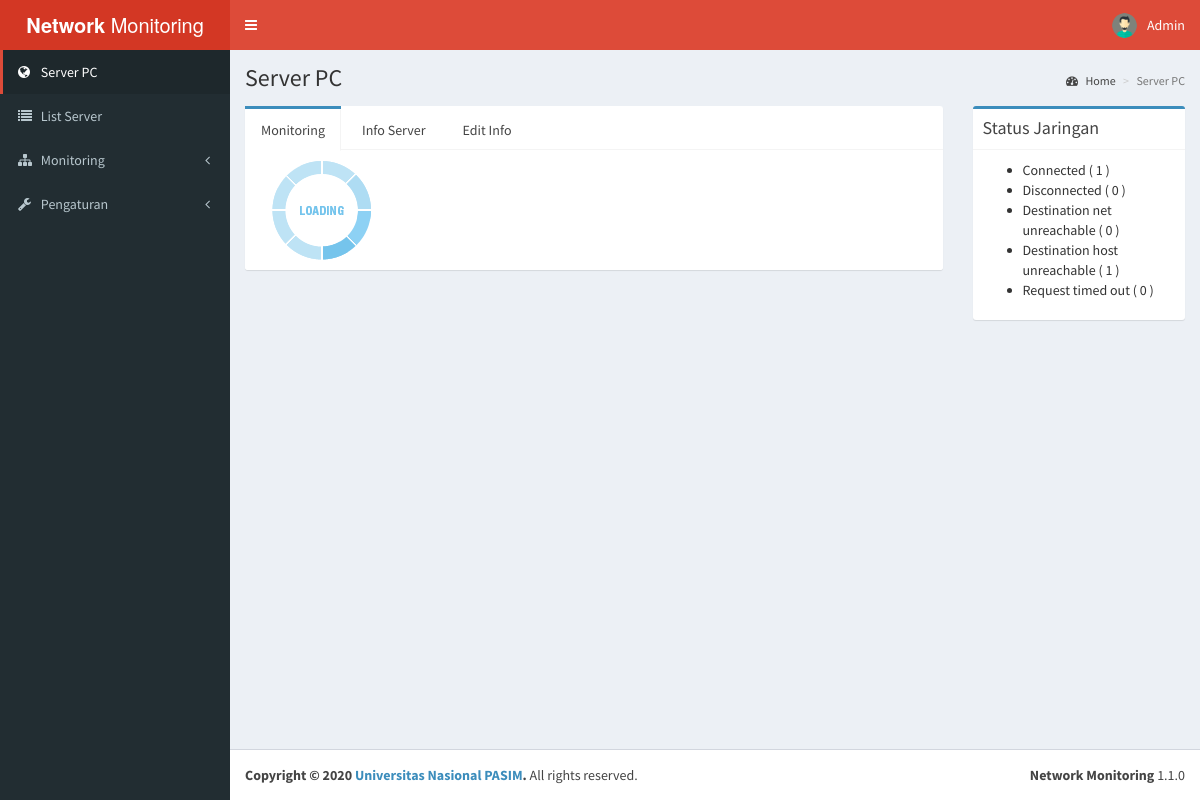
Page /home (signed in) on the committed database.
### tables this page shows
CREATE TABLE `user` (
  `id_user` int(10) NOT NULL,
  `email_user` varchar(255) NOT NULL,
  `pwd_user` varchar(255) NOT NULL,
  `name_user` varchar(255) NOT NULL
);

CREATE TABLE `blok` (
  `id_blok` int(50) NOT NULL,
  `name_blok` varchar(255) NOT NULL,
  `telp_blok` varchar(100) NOT NULL,
  `add_blok` longtext NOT NULL,
  `sum_client` int(100) NOT NULL,
  `pusat_client` varchar(100) NOT NULL
);

### view/layout/header.php (shortened to what this page needs)
<?php
$query_us = $conn->query("SELECT*FROM user WHERE id_user='$_SESSION[id]'");
$admin = $query_us->fetch_assoc();
$admin_name = $admin['name_user'];
 ?>
        <a href="home" class="logo">
          <span class="logo-lg"><b>Network</b> Monitoring</span>
        </a>
        <nav class="navbar navbar-static-top" role="navigation">
          <a href="#" class="sidebar-toggle" data-toggle="offcanvas" role="button">
          </a>
          <div class="navbar-custom-menu">
            <ul class="nav navbar-nav">
              <li class="dropdown user user-menu">
                <a href="#" class="dropdown-toggle" data-toggle="dropdown">
                  <img src="asset/dist/img/user2-160x160.jpg" class="user-image" alt="User Image">
                  <span class="hidden-xs"><?php echo $admin_name; ?></span>
                </a>
              </li>
            </ul>
          </div>
        </nav>

### view/layout/sidebar.php (shortened to what this page needs)
<ul class="sidebar-menu">
<?php
    $d_blokx=$conn->query("SELECT (name_blok) FROM blok WHERE pusat_client='1'")->fetch_assoc();
    $nama_blok = $d_blokx['name_blok'];
    $link = array("home", "stasiun", "#", "#");
    $nama = array("$nama_blok", "List Server", "Monitoring", "Pengaturan");
    $icon = array("fa fa-globe", "fa fa-list","fa fa-sitemap", "fa fa-wrench");
    for ($i=0; $i <= count($link)-1 ; $i++) {
      if (strcmp($page, "$link[$i]")==0) {
            $status_l = " class='active'";
          } else {
            $status_l = "";
          }
      if ($nama[$i] === "Monitoring") {
        $right_icon = "<i class='fa fa-angle-left pull-right'></i>";
        $menu_d = "<ul class='treeview-menu'>";
      } elseif ($nama[$i] === "Pengaturan") {
        $right_icon = "<i class='fa fa-angle-left pull-right'></i>";
        $menu_d = "<ul class='treeview-menu'>
        <li>
            <a class='active' href='./log'>Log Laporan Email</a>
        </li>
        <li>
            <a class='active' href='./add_client'>Add Client</a>
        </li>
        <li>
            <a class='active' href='./add_stasiun'>Add Server</a>
        </li>
        <li>
            <a href='./asset/proses.php?logout'>Logout</a>
        </li>
        </ul>";
      } else {
        $right_icon = "";
        $menu_d = "";
      }
      echo "<li $status_l>
              <a href='$link[$i]'>
              <i class='$icon[$i]'></i> <span>$nama[$i]</span> $right_icon
              </a> $menu_d";
              if ($nama[$i]==="Monitoring") {
                if ($conn->query("SELECT*FROM client")->num_rows!==0) {
                  $query_blok=$conn->query("SELECT*FROM blok ORDER BY id_blok ASC");
                  } else {
                      echo "<li><a href='#'>Belum ada data</a></li>";
                  }
              echo "</ul>";
              }
      echo "
            </li>";
    }
 ?>
 </ul>

### view/layout/content.php (shortened to what this page needs)
<?php
    if (strcmp($page, "home")==0) {
        $d_blok=$conn->query("SELECT (name_blok) FROM blok WHERE pusat_client='1'")->fetch_assoc();
        $judul = $d_blok['name_blok'];
        $pantau = 1;
        $halaman = "./view/beranda.php";
      }  else {
        $notif = 'false';
        $pantau = 0;
        $judul = "";
        $halaman = "./view/404.php";
      }
?>
        <section class="content-header">
          <h1>
            <?php echo $judul; ?>
          </h1>
          <ol class="breadcrumb">
            <li><a href="#"><i class="fa fa-dashboard"></i> Home</a></li>
            <li class="active"><?php echo $judul; ?></li>
          </ol>
        </section>
        <section class="content">
          <div class="row">
            <div class="col-md-9">
              <div class="nav-tabs-custom">
                <?php include $halaman; ?>
              </div>
            </div>
            <div class="col-md-3">
                  <?php
                      if ($pantau!=0) {
                        echo '<div class="box box-primary">
                              <div class="box-header with-border">
                                <h3 class="box-title">Status Jaringan</h3>
                              </div>
                              <div class="box-body"> <ul>';
                        $ar_status = array("Connected", "Disconnected", "Destination net unreachable", "Destination host unreachable", "Request timed out");
                        $count_ar = count($ar_status) - 1;
                        for ($i=0; $i <= $count_ar ; $i++) {
                            $status_cl = $ar_status[$i];
                            $sql = "SELECT * FROM client WHERE id_blok='$id_st' AND status_client='$status_cl' ORDER BY id_client ASC";
                            $hitung = $conn->query($sql)->num_rows;
                            echo "<li>$status_cl ( $hitung )</li>";
                        }
                        echo '</ul>
                            </div>
                          </div>';
                      }
                  ?>
            </div>
          </div>
        </section>

### rows in the picture
user: name_user "Admin"
blok: name_blok "Server PC", name_blok "List Server", name_blok "Monitoring", name_blok "Pengaturan"

### other values in the picture
$status_cl "Connected"
$hitung "1"
$status_cl "Disconnected"
$hitung "0"
$status_cl "Destination net unreachable"
$status_cl "Destination host unreachable"
$status_cl "Request timed out"
